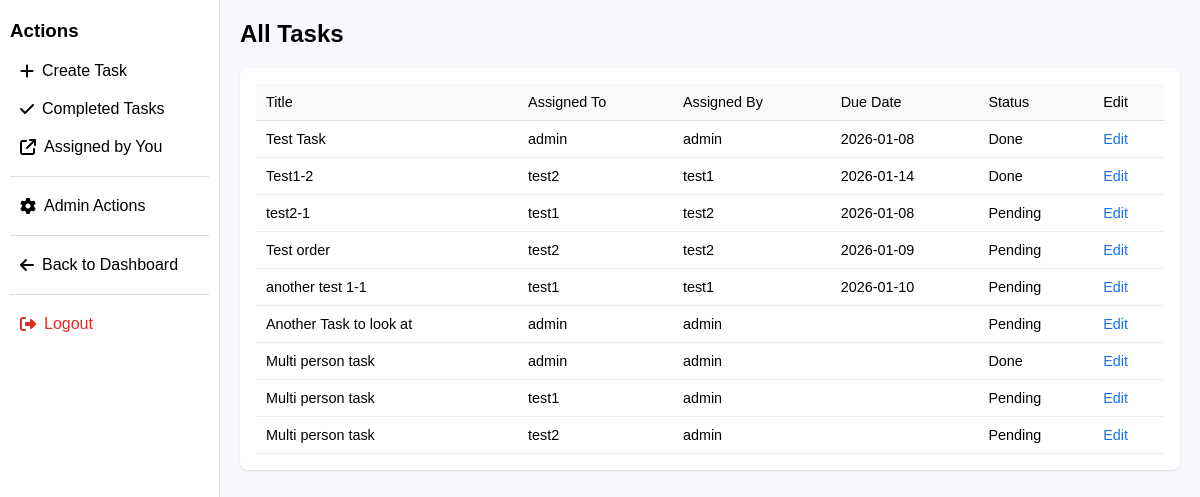
/all_tasks (signed in), run on an earlier commit of the app's database.
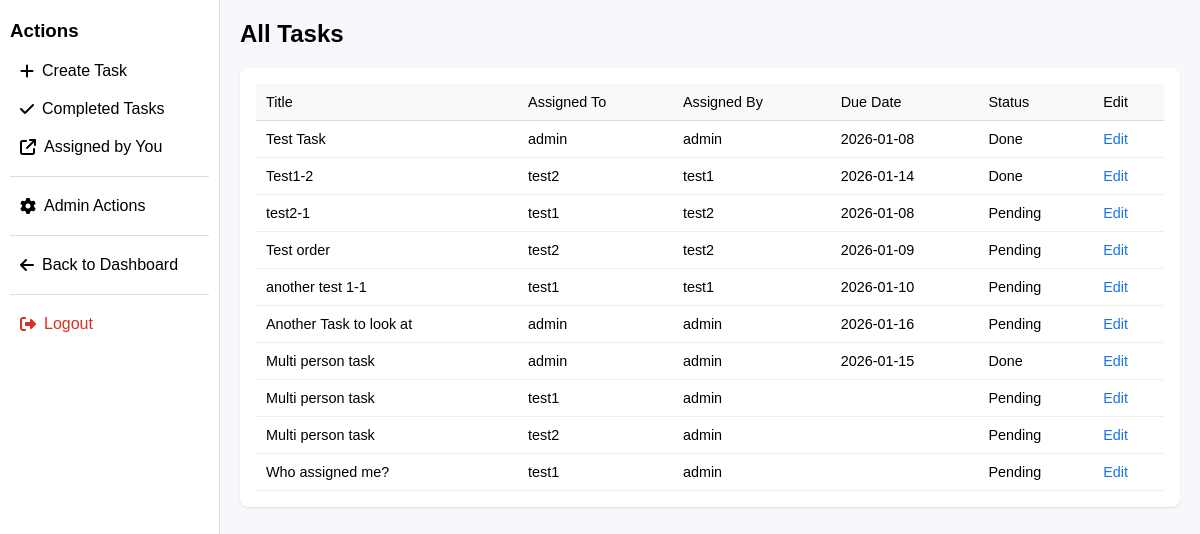
And on a later commit of the database.
### tables this page shows
CREATE TABLE tasks (
    id INTEGER PRIMARY KEY AUTOINCREMENT,
    title TEXT NOT NULL,
    description TEXT,
    assigned_to TEXT NOT NULL,
    assigned_by TEXT NOT NULL,
    due_date TEXT,
    status TEXT DEFAULT 'Pending'
);

### app.py (the view)
@app.route("/all_tasks")
def all_tasks():
    if "username" not in session or session.get("is_admin") != 1:
        return "Access denied! Admins only."
    conn = get_db_connection()
    tasks = conn.execute("SELECT * FROM tasks").fetchall()
    conn.close()
    return render_template("all_tasks.html", tasks=tasks)

### app.py (called while the page is built)
def get_db_connection():
    conn = sqlite3.connect(DB_PATH)
    conn.row_factory = sqlite3.Row
    return conn

@app.context_processor
def inject_globals():
    return dict(
        is_admin=session.get("is_admin", 0),
        show_dashboard_button=(request.path != url_for("dashboard"))
    )

### templates/all_tasks.html (shortened to what this page needs)
{% extends "base.html" %}
{% block content %}
<h2 style="margin-top: 0;">All Tasks</h2>
{% if tasks %}
    <div style="
        background: #ffffff;
        border-radius: 8px;
        padding: 16px;
        box-shadow: 0 1px 2px rgba(0,0,0,0.1);
    ">
        <table id="allTasksTable" style="
            width: 100%;
            border-collapse: collapse;
            font-size: 0.9rem;
        ">
            <thead>
                <tr>
                    <th onclick="sortTable(0)">Title</th>
                    <th onclick="sortTable(1)">Assigned To</th>
                    <th onclick="sortTable(2)">Assigned By</th>
                    <th onclick="sortTable(3)">Due Date</th>
                    <th onclick="sortTable(4)">Status</th>
                    <th>Edit</th>
                </tr>
            </thead>
            <tbody>
                {% for task in tasks %}
                <tr>
                    <td>{{ task['title'] }}</td>
                    <td>{{ task['assigned_to'] }}</td>
                    <td>{{ task['assigned_by'] }}</td>
                    <td>{{ task['due_date'] }}</td>
                    <td>{{ task['status'] }}</td>
                    <td>
                        <a href="{{ url_for('view_task', task_id=task['id']) }}"
                           style="text-decoration: none; color: #1a73e8;">
                            Edit
                        </a>
                    </td>
                </tr>
                {% endfor %}
            </tbody>
        </table>
    </div>
{% else %}
    <p style="color: #5f6368;">No tasks in the system.</p>
{% endif %}
{% endblock %}

What changed in the data, as far as the page shows it:
changed tasks "Another Task to look at": due_date (not shown) → "2026-01-16"
changed tasks (number 7 of 10 on the later page): due_date (not shown) → "2026-01-15"
added tasks: title "Who assigned me?", assigned_to "test1", assigned_by "admin", status "Pending"
